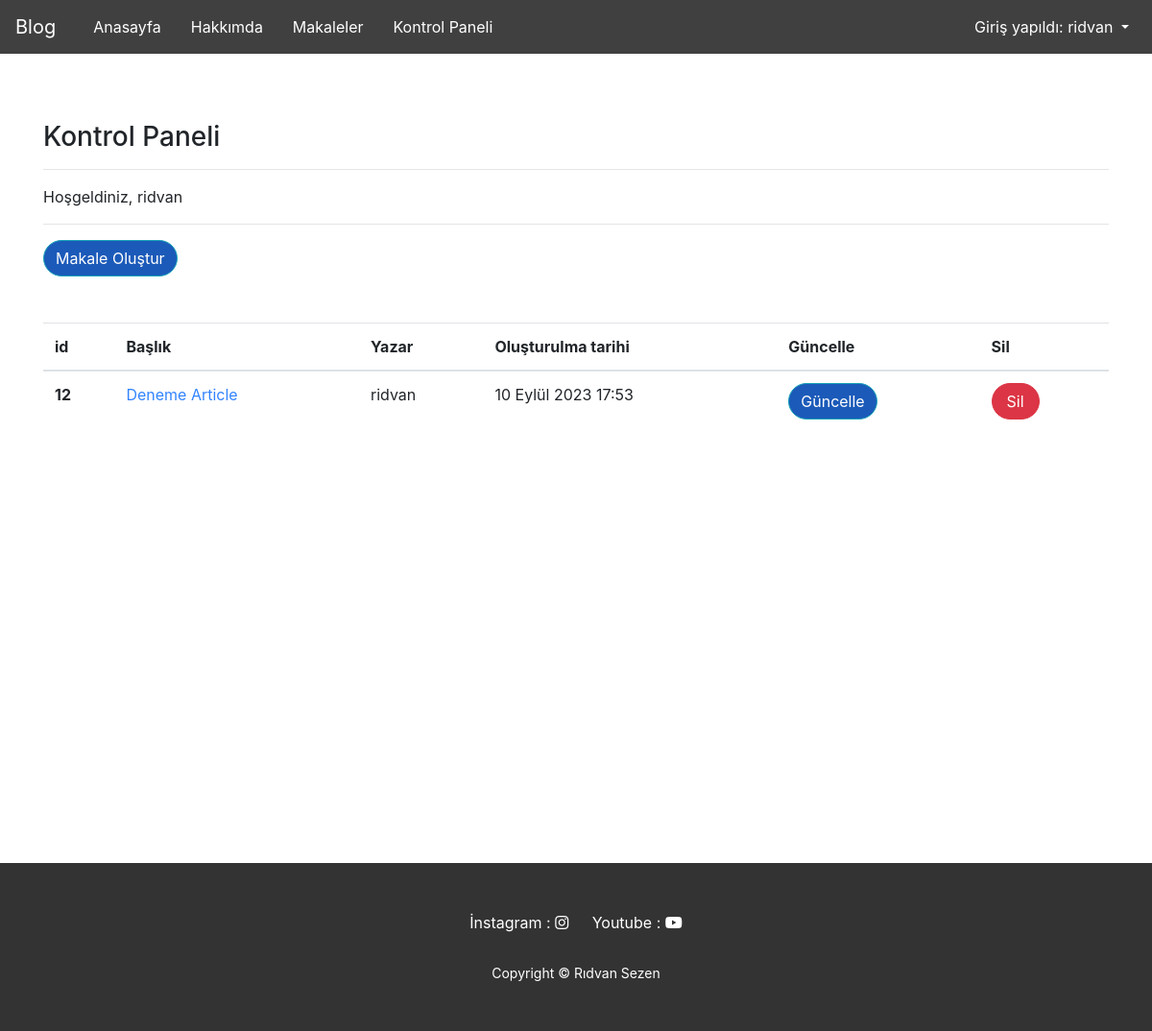
/articles/dashboard/ (signed in), run on an earlier commit of the app's database.
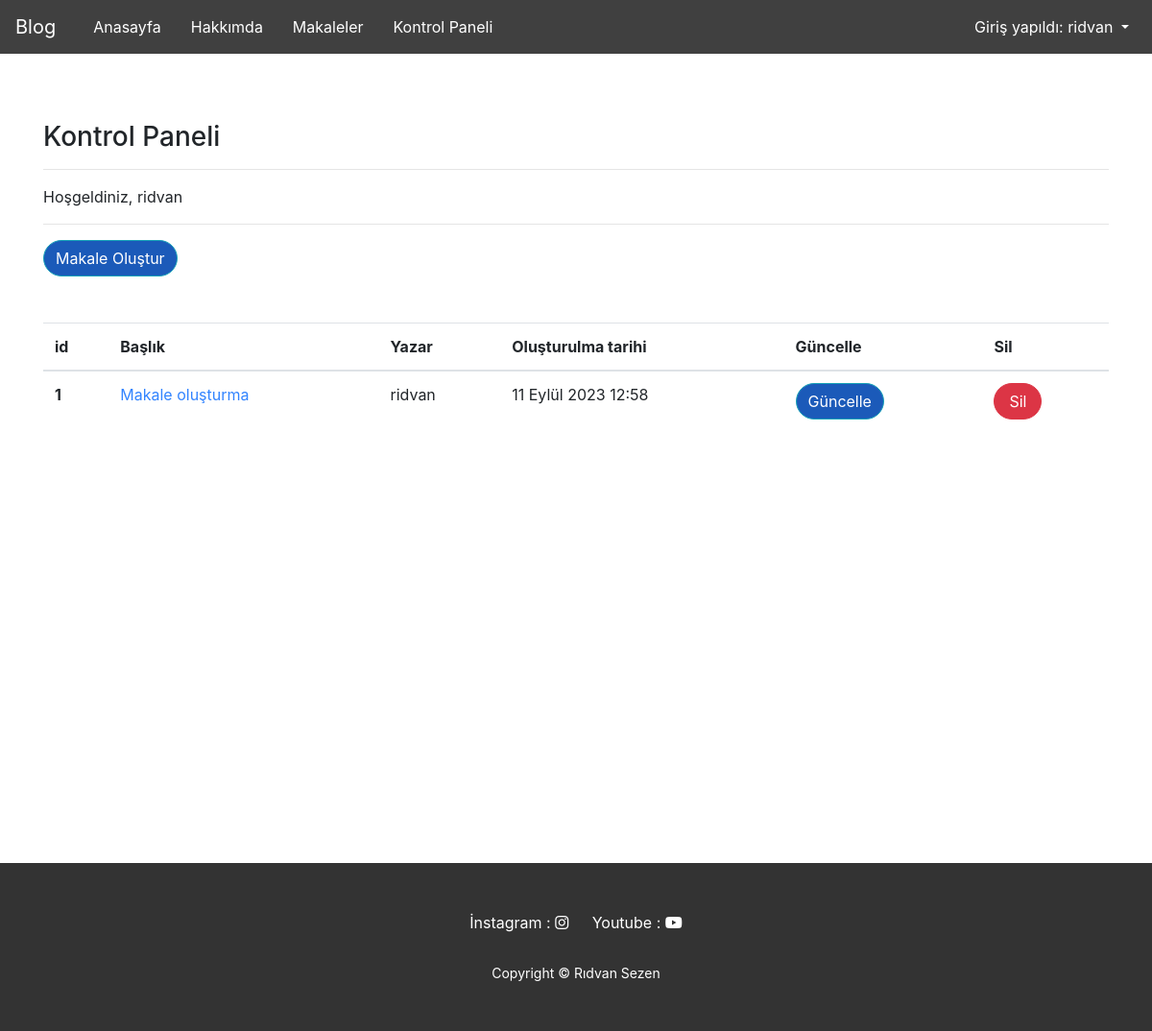
And on a later commit of the database.
### article/models.py (models this page shows, shortened)
class Article(models.Model):
    author = models.ForeignKey("auth.User", on_delete= models.CASCADE, verbose_name="Yazar")
    title = models.CharField(max_length= 50, verbose_name="Başlık")
    description = RichTextField(max_length=10000, verbose_name="Açıklama")
    created_date = models.DateTimeField(auto_now_add=True, verbose_name="Oluşturulma tarihi")
    article_image = models.FileField(blank = True,null = True,verbose_name="Dosya Ekle")
    class Meta:
        ordering = ["created_date"]

### article/views.py (the view)
# urls.py: path('dashboard/', views.dashboard, name="dashboard" ),
def dashboard(request):
    if not request.user.is_authenticated:
        messages.info(request, "Bu sayfaya erişmek için giriş yapmalısınız.")
        return redirect("user:loginUser")
    articles = Article.objects.filter(author = request.user)
    context = {
        "articles":articles,
    }
    return render(request, "articles/dashboard.html", context)

### templates/articles/dashboard.html (shortened to what this page needs)
{% extends 'layout.html' %}
{% block body %}
    <h3 class="about-text">Kontrol Paneli</h3>
    <hr>
    <p>Hoşgeldiniz, {{user.username}}</p>
    <hr>
    <a class="btn btn-info dashboard-button" href="/articles/addarticle">Makale Oluştur</a>
    <br><br><br>
    {% if articles %}
    <table style="margin-bottom: 150px;" class="table">
        <thead>
          <tr>
            <th scope="col">id</th>
            <th scope="col">Başlık</th>
            <th scope="col">Yazar</th>
            <th scope="col">Oluşturulma tarihi</th>
            <th scope="col">Güncelle</th>
            <th scope="col">Sil</th>
          </tr>
        </thead>
        <tbody>
            {% for article in articles %}
                <tr>
                    <th scope="row">{{article.id}}</th>
                    <td><a href="/articles/article/{{article.id}}" class="about-link">{{article.title}}</a></td>
                    <td>{{article.author.username}}</td>
                    <td>{{article.created_date}}</td>
                    <td><a href="/articles/update/{{article.id}}" class="btn btn-info dashboard-button">Güncelle</a></td>
                    <td><a href="#" class="btn btn-danger dashboard-button-delete" onclick="confirmDelete('{{ article.id }}')">Sil</a></td>
                </tr>
            {% endfor %}
        </tbody>
      </table>
      {% else %}
            <div class="alert alert-danger">
                Henüz bir makaleniz bulunmuyor...
            </div>
    {% endif %}
{% endblock body %}

What changed in the data, as far as the page shows it:
removed Article: id "12", title "Deneme Article", author.username "ridvan", created_date "10 Eylül 2023 17:53"
added Article: id "1", title "Makale oluşturma", author.username "ridvan", created_date "11 Eylül 2023 12:58"
